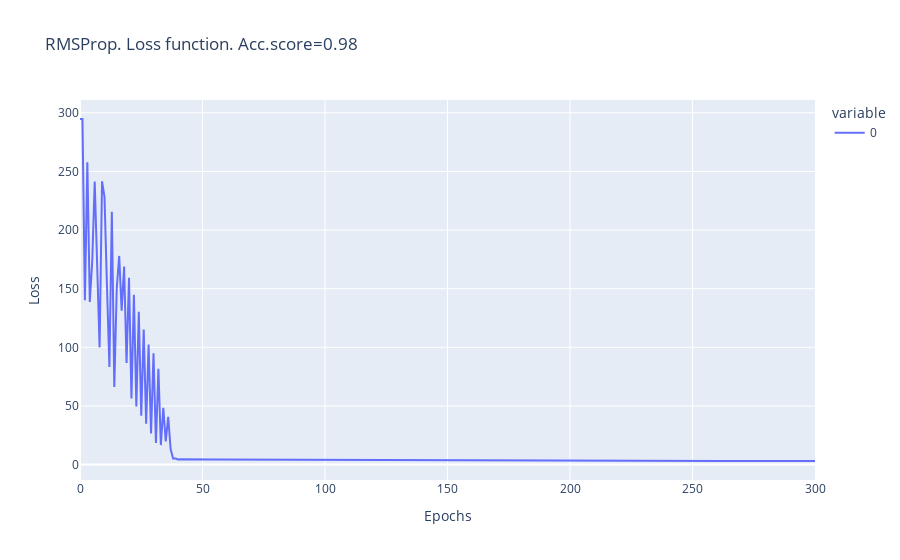

Here is the notebook cell this chart was saved with:
### Markdown cell above
### RMSProp optimization

### Code cell
lr = Logistic_Regression()
XX = np.concatenate((np.ones((X.shape[0], 1)), X), axis=1) 

losses= lr.fit(X, y - 1, epochs=301, lr=0.01, batch_size=30, method = 'rmsprop')
acc_sc = accuracy_score(lr.predict(XX), y - 1)
fig=px.line(losses, title= "RMSProp. Loss function. Acc.score=" + str(acc_sc))
fig.update_layout(yaxis_title="Loss",
                xaxis_title = 'Epochs')
fig.show()

### Figure 1 — Plotly figure (JSON) as saved in the notebook; plotly's stock layout.template omitted (floating-point values rounded to 4 significant figures; data arrays with more than 128 entries replaced by an {"elided": "..."} marker saying what was removed)
{"data": [{"hovertemplate": "variable=0<br>index=%{x}<br>value=%{y}<extra></extra>", "legendgroup": "0", "line": {"color": "#636efa", "dash": "solid"}, "marker": {"symbol": "circle"}, "mode": "lines", "name": "0", "orientation": "v", "showlegend": true, "type": "scatter", "x": {"elided": "301 int values"}, "xaxis": "x", "y": {"elided": "301 float values"}, "yaxis": "y"}], "layout": {"legend": {"title": {"text": "variable"}, "tracegroupgap": 0}, "title": {"text": "RMSProp. Loss function. Acc.score=0.98"}, "xaxis": {"anchor": "y", "domain": [0, 1], "title": {"text": "Epochs"}}, "yaxis": {"anchor": "x", "domain": [0, 1], "title": {"text": "Loss"}}}}
